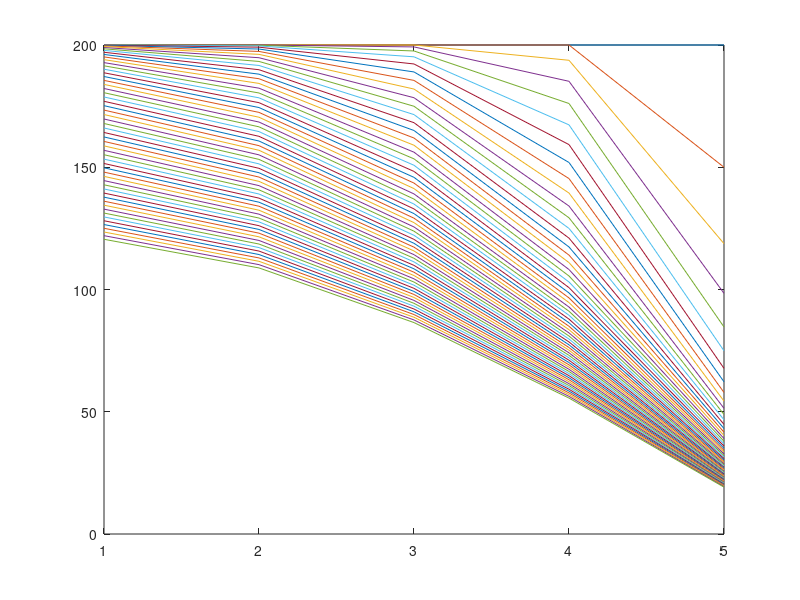

MATLAB code for this plot:
%-------------------- ENGR401 - Unsteady Heat Transfer -------------------%
%
%
% Ben Munro
% Developed : 28/04/2013
% Last Modified : 28/04/2013
%
% V & M Example 8.1
% Discription : Solve for temperature along a thin plate wih tranisent
% 1D heat conduction,no internal source or heat loss and specified end
% temperatures.

clc
clear

%%%%##### WHAT METHOD ####%%%%
theta = 0; %# Fully explict
%# theta = 0.5; %# Crank Nickelson
%# theta = 1; %# Fully implicit

%# Known Values
W = 0.02;
dx = 0.004;
k = 10;
pc=10e6;
t = 120;
%dt = pc * (dx ^2)/(2*k);
dt=2;
Nt = t/dt;

%# Create Mesh
x = dx/2:dx:W;
N=length(x);

%# Inital Condition
T = zeros(N,Nt);
T(:,1) = 200;

%# Boundary Conditions
%# dT/dx = 0 at x = 0 and t > 0
%# T = 0 at x = L and t > 0
TB = 0;
%# Caculated Constants
aw = k / dx;
ae = k / dx;
ap0 = pc*(dx/dt);
ap = ap0 + theta*(aw + ae);

%# Create A Matrix
A = zeros(N,N);
b = zeros(N,1);

for i = 1:N
    
    if x(i) == min(x)                           %# Boundary Condition 1
        
        A(i,i) = ap0 + theta*ae;
        A(i,i+1) = -theta*ae;
        
    elseif x(i) == max(x)                       %# Boundary Point 2
        
        A(i,i) = ap0 + theta*(2*aw + aw);
        A(i,i-1) = -theta*aw;
        
    else                                        %# Internal Nodes
        
        A(i,i) = ap;
        A(i,i+1) = -theta*ae;
        A(i,i-1) = -theta*aw;
        
    end
    
end



for i = 2:Nt+1
    
    b(1) = ae*(1-theta)*T(2,i-1)+( ap0 - (1-theta)*ae)*T(1,i-1) ;
    
    b(N) = aw*(1-theta)*T(N-1,i-1)+2*aw*(theta*TB + (1-theta)*TB) ...
        +( ap0 - (1-theta)*2*ae -(1-theta)*aw )*T(N,i-1) ;
    
   
    for j = 2:N-1
        
        b(j) = (1-theta)*(aw*T(j-1,i-1) + ae*T(j+1,i-1)) + ...
            ( ap0 - (1-theta)*ae -(1-theta)*aw )*T(j,i-1);  
           
    end
   
      [L,U]=lu(A);
       y=L\b;           % Forward Substitution
      T(:,i)=U\y;      % Backward Substitution
    
end

plot(T)

